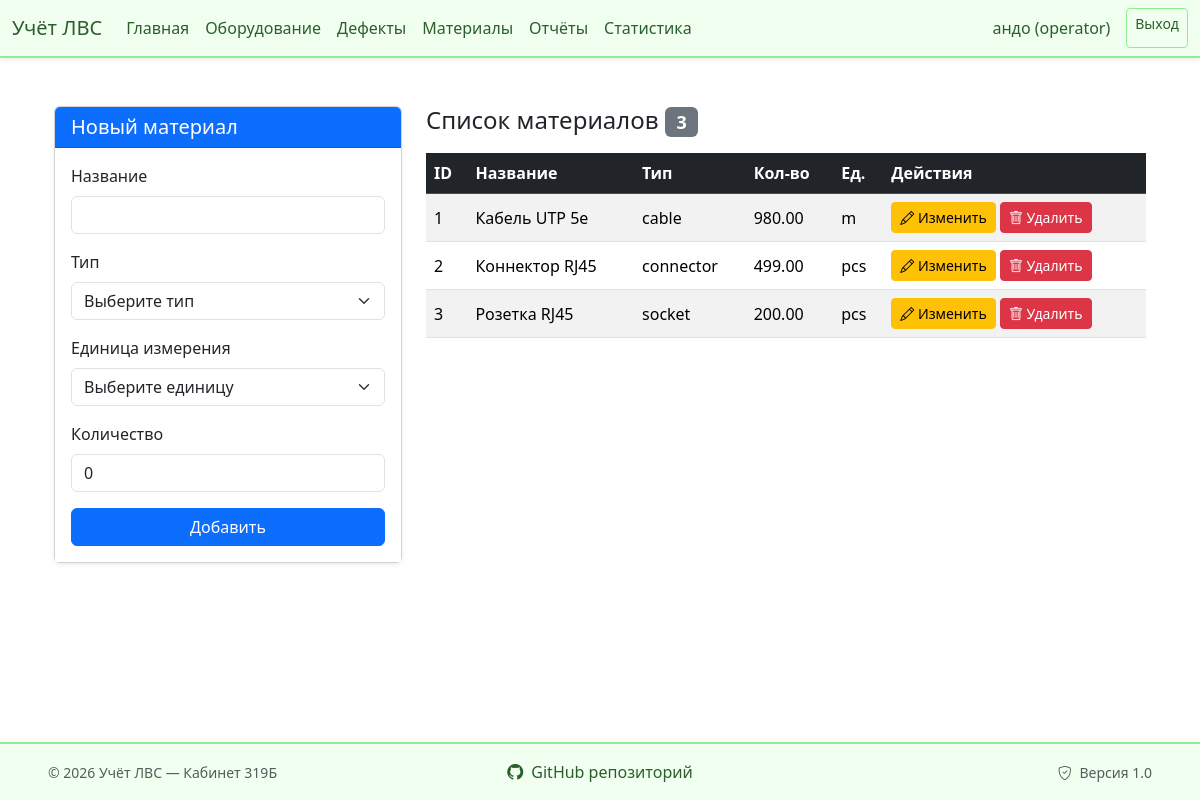
The page /superproject/controllers/materials.controller.php (signed in) on the database as committed earlier.
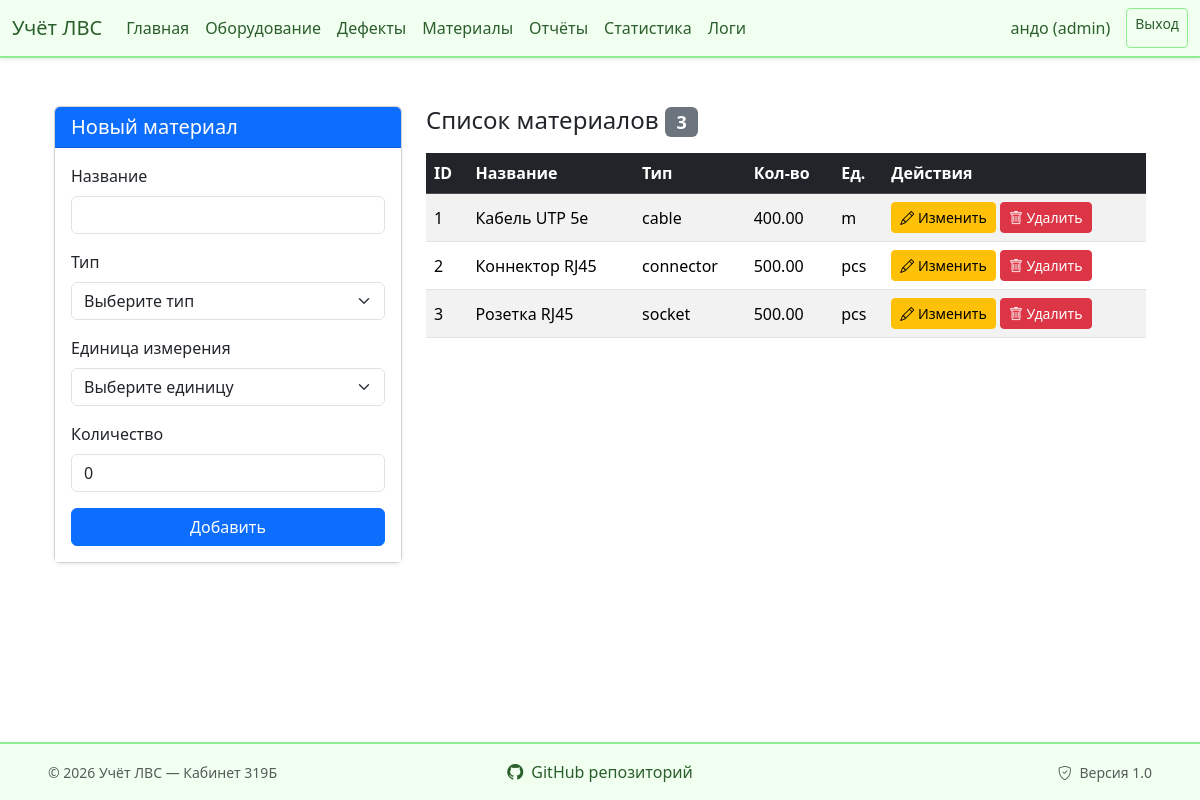
The same page on the database as committed later.
### tables this page shows
CREATE TABLE `materials` (
  `id` int(11) NOT NULL,
  `name` varchar(100) NOT NULL,
  `type` enum('cable','connector','socket','fastener','other') NOT NULL,
  `unit` enum('m','pcs') NOT NULL,
  `quantity` decimal(10,2) NOT NULL DEFAULT '0.00'
);

### superproject/controllers/materials.controller.php (called while the page is built, shortened)
<?php
require_once '../db/connectDB.php';
require_once '../models/materials.model.php';
$materials = getMaterials($pdo);
include '../views/materials.view.php';

### superproject/models/materials.model.php (called while the page is built, shortened)
<?php
function getMaterials($pdo){
    $sql = "SELECT * FROM materials";
    $stmt = $pdo->prepare($sql);
    $stmt->execute();
    return $stmt->fetchAll(PDO::FETCH_ASSOC);
}

### superproject/views/materials.view.php (the view, shortened to what the changed rows need)
<!DOCTYPE html>
<html lang="ru">
<head>
    <link href="https://cdn.jsdelivr.net/npm/bootstrap@5.3.3/dist/css/bootstrap.min.css" rel="stylesheet">
    <link rel="stylesheet" href="https://cdn.jsdelivr.net/npm/bootstrap-icons@1.11.3/font/bootstrap-icons.min.css">
</head>
<body>
<?php include __DIR__ . '/components/header.view.php'; ?>
<div class="container mt-4">
    <div class="row">
        <div class="col-lg-8">
            <?php if (empty($materials)): ?>
                <div class="alert alert-info">Материалы отсутствуют</div>
            <?php else: ?>
                <div class="table-responsive">
                    <table class="table table-striped table-hover align-middle">
                        <thead class="table-dark">
                            <tr>
                                <th>ID</th>
                                <th>Название</th>
                                <th>Тип</th>
                                <th>Кол-во</th>
                                <th>Ед.</th>
                                <th>Действия</th>
                            </tr>
                        </thead>
                        <tbody>
                            <?php foreach ($materials as $m): ?>
                                <tr>
                                    <td><?= $m['id'] ?></td>
                                    <td><?= htmlspecialchars($m['name']) ?></td>
                                    <td><?= htmlspecialchars($m['type']) ?></td>
                                    <td><?= htmlspecialchars($m['quantity']) ?></td>
                                    <td><?= htmlspecialchars($m['unit']) ?></td>
                                    <td>
                                        <a href="?edit_id=<?= $m['id'] ?>" class="btn btn-sm btn-warning">
                                            <i class="bi bi-pencil"></i> Изменить
                                        </a>
                                        <form method="POST" style="display:inline" onsubmit="return confirm('Удалить материал?')">
                                            <button class="btn btn-sm btn-danger">
                                                <i class="bi bi-trash"></i> Удалить
                                            </button>
                                        </form>
                                    </td>
                                </tr>
                            <?php endforeach; ?>
                        </tbody>
                    </table>
                </div>
            <?php endif; ?>
        </div>
    </div>
</div>
<?php include __DIR__ . '/components/footer.view.php'; ?>
</body>
</html>

### superproject/views/components/header.view.php (shortened to what the changed rows need)
<!DOCTYPE html>
<html lang="ru">
<head>
    <link href="https://cdn.jsdelivr.net/npm/bootstrap@5.3.3/dist/css/bootstrap.min.css" rel="stylesheet">
    <link rel="stylesheet" href="https://cdn.jsdelivr.net/npm/bootstrap-icons@1.11.3/font/bootstrap-icons.min.css">
    <link rel="stylesheet" href="/superproject/css/main.css">
    <link rel="stylesheet" href="/superproject/css/index.css">
    <link rel="stylesheet" href="/superproject/css/report.css">
    <link rel="stylesheet" href="/superproject/css/defects.css">
</head>
<body>
<nav class="navbar navbar-expand-lg navbar-salad shadow-sm">
    <div class="container-fluid">
        <div class="collapse navbar-collapse" id="navbarSalad">
            <ul class="navbar-nav me-auto mb-2 mb-lg-0">
                <?php if (isset($_SESSION['user']) && $_SESSION['user']['role'] === 'admin'): ?>
                    <li class="nav-item">
                        <a class="nav-link" href="<?= BASE_URL ?>controllers/logs.controller.php">Логи</a>
                    </li>
                <?php endif; ?>
            </ul>
            <div class="d-flex">
                <?php if (isset($_SESSION['user'])): ?>
                    <span class="navbar-text me-3">
                         <?= htmlspecialchars($_SESSION['user']['login']) ?>
                        (<?= htmlspecialchars($_SESSION['user']['role']) ?>)
                    </span>
                    <a href="<?= BASE_URL ?>controllers/logout.controller.php" class="btn btn-salad-outline btn-sm">Выход</a>
                <?php else: ?>
                    <a href="<?= BASE_URL ?>controllers/login.controller.php" class="btn btn-salad-outline me-2 btn-sm">Вход</a>
                    <a href="<?= BASE_URL ?>controllers/register.controller.php" class="btn btn-salad btn-sm">Регистрация</a>
                <?php endif; ?>
            </div>
        </div>
    </div>
</nav>
<div class="container mt-4">

Rows that differ between the two databases and show on the page:
changed materials "Кабель UTP 5e": quantity "980.00" → "400.00"
changed materials "Коннектор RJ45": quantity "499.00" → "500.00"
changed materials "Розетка RJ45": quantity "200.00" → "500.00"
Other text that changed with them:
$_SESSION['user']['role']: "operator" → "admin"
text now shown: "Логи"
